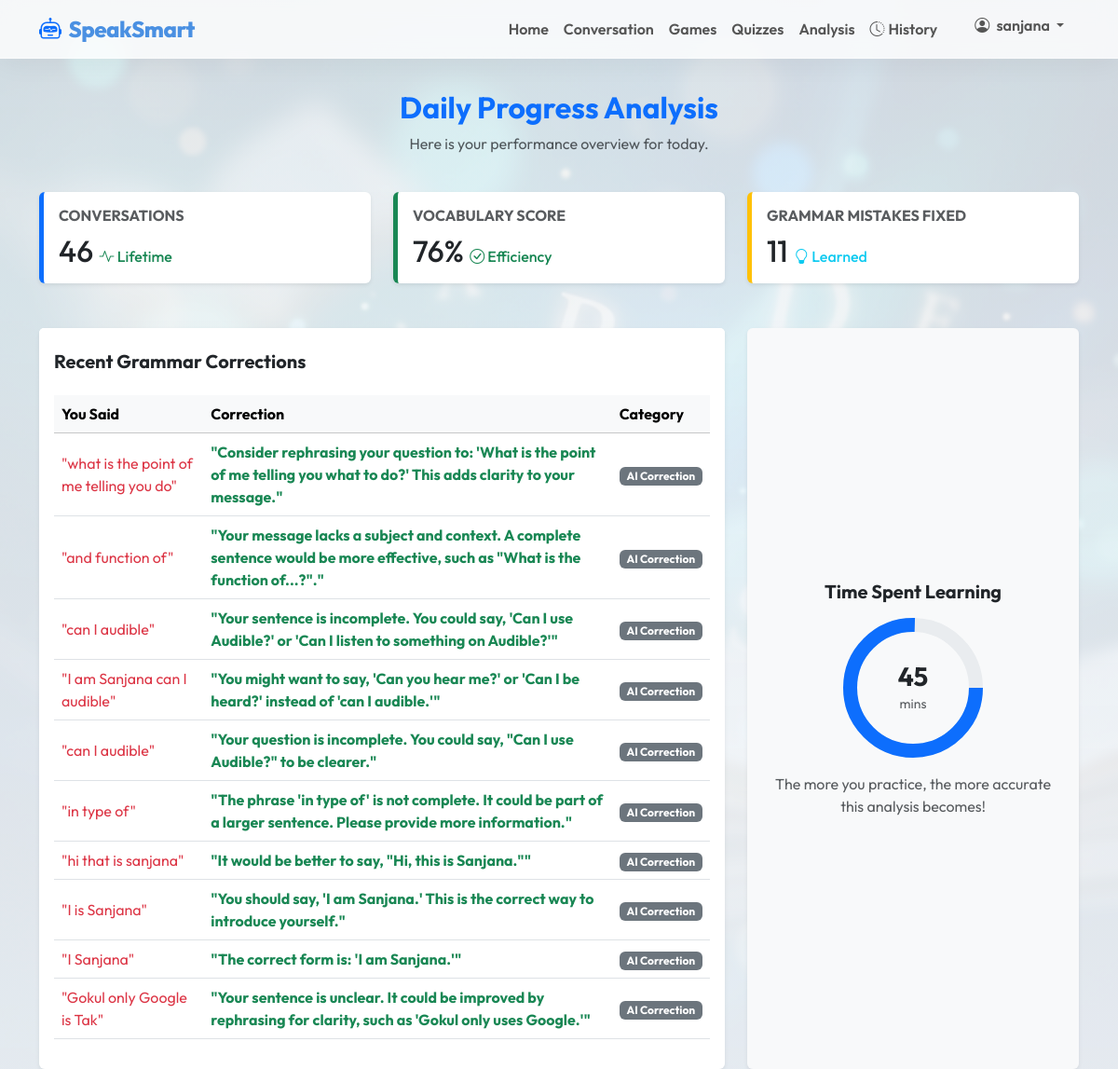
Before: /analysis/ (signed in) with the older database file.
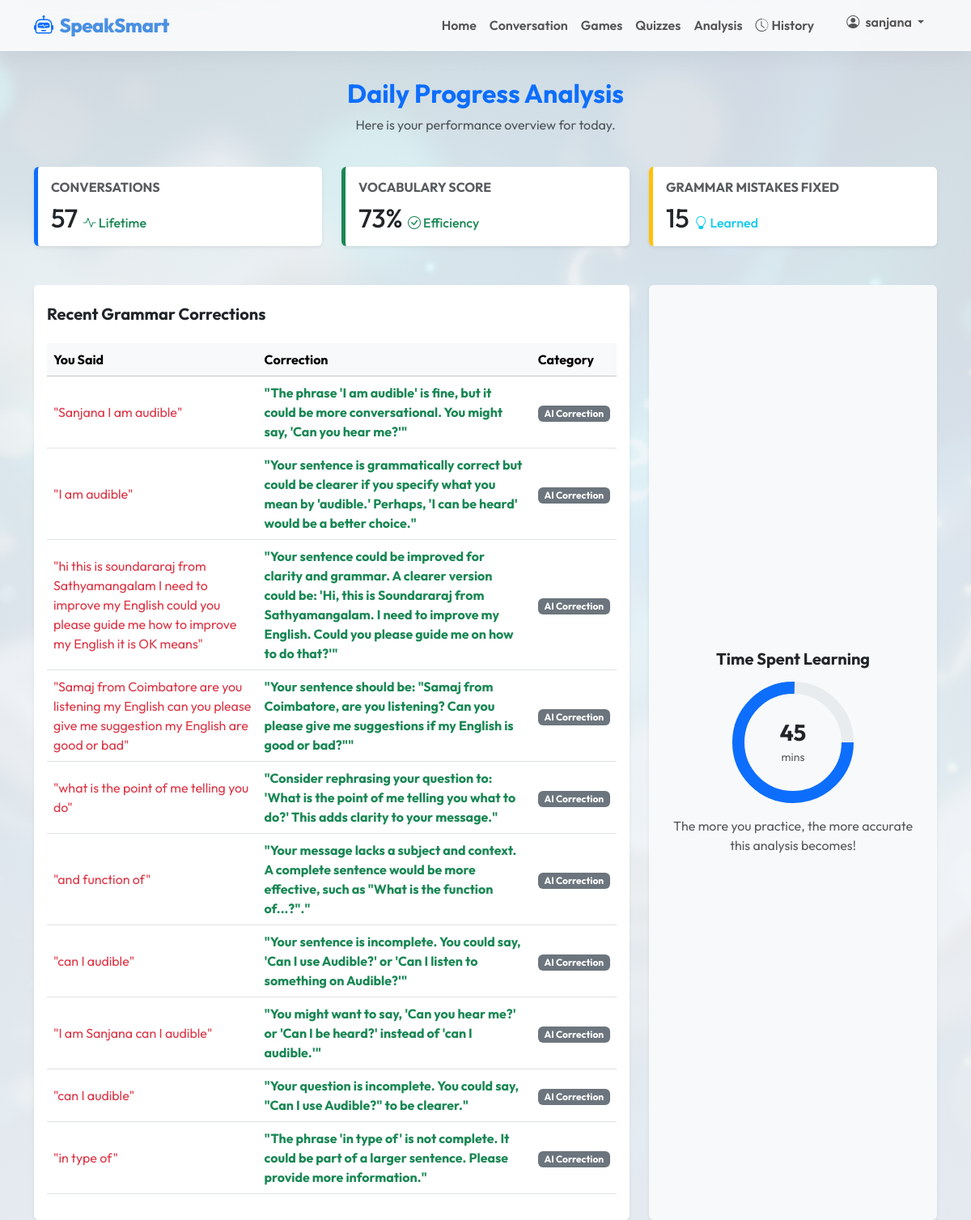
After: the same page with the newer database file.
### core/models.py (models this page shows, shortened)
class UserInteraction(models.Model):
    user = models.ForeignKey(User, on_delete=models.CASCADE)
    timestamp = models.DateTimeField(auto_now_add=True)
    user_text = models.TextField()
    ai_response = models.TextField()
    corrections = models.TextField(default="None")
    is_mistake = models.BooleanField(default=False)

### core/views.py (the view)
# urls.py: path('analysis/', views.analysis, name='analysis'),
@login_required
def analysis(request):
    interactions = UserInteraction.objects.filter(user=request.user).order_by('-timestamp')
    total_conversations = interactions.count()
    mistakes = interactions.filter(is_mistake=True)
    total_mistakes = mistakes.count()
    if total_conversations > 0:
        accuracy = int(((total_conversations - total_mistakes) / total_conversations) * 100)
    else:
        accuracy = 0
    context = {
        'total_conversations': total_conversations,
        'accuracy': accuracy,
        'mistakes_fixed': total_mistakes,
        'mistakes': interactions.filter(is_mistake=True)[:10], # Show last 10 mistakes
    }
    return render(request, 'analysis.html', context)

### templates/analysis.html (shortened to what the changed rows need)
{% extends 'base.html' %}
{% block content %}
<div class="row mb-4">
    <div class="col-12 text-center">
        <h2 class="text-primary fw-bold">Daily Progress Analysis</h2>
    </div>
</div>
<div class="row g-4 mb-5">
    <div class="col-md-4">
        <div class="card shadow-sm border-0 border-start border-primary border-5 h-100">
            <div class="card-body">
                <h6 class="text-uppercase text-muted fw-bold mb-2">Conversations</h6>
                <h2 class="text-dark mb-0">{{ total_conversations }} <small class="fs-6 text-success"><i
                            class="bi bi-activity"></i> Lifetime</small></h2>
            </div>
        </div>
    </div>
    <div class="col-md-4">
        <div class="card shadow-sm border-0 border-start border-success border-5 h-100">
            <div class="card-body">
                <h6 class="text-uppercase text-muted fw-bold mb-2">Vocabulary Score</h6>
                <h2 class="text-dark mb-0">{{ accuracy }}% <small class="fs-6 text-success"><i
                            class="bi bi-check-circle"></i>
                        Efficiency</small></h2>
            </div>
        </div>
    </div>
    <div class="col-md-4">
        <div class="card shadow-sm border-0 border-start border-warning border-5 h-100">
            <div class="card-body">
                <h6 class="text-uppercase text-muted fw-bold mb-2">Grammar Mistakes Fixed</h6>
                <h2 class="text-dark mb-0">{{ mistakes_fixed }} <small class="fs-6 text-info"><i
                            class="bi bi-lightbulb"></i>
                        Learned</small></h2>
            </div>
        </div>
    </div>
</div>
<div class="row g-4">
    <div class="col-md-8">
        <div class="card shadow-sm border-0 h-100">
            <div class="card-body">
                <div class="table-responsive">
                    <table class="table table-hover align-middle">
                        <thead class="table-light">
                            <tr>
                                <th>You Said</th>
                                <th>Correction</th>
                                <th>Category</th>
                            </tr>
                        </thead>
                        <tbody>
                            {% if mistakes %}
                            {% for m in mistakes %}
                            <tr>
                                <td class="text-danger">"{{ m.user_text }}"</td>
                                <td class="text-success fw-bold">"{{ m.corrections }}"</td>
                                <td><span class="badge bg-secondary">AI Correction</span></td>
                            </tr>
                            {% endfor %}
                            {% endif %}
                        </tbody>
                    </table>
                </div>
            </div>
        </div>
    </div>
    <div class="col-md-4">
        <div
            class="card shadow-sm border-0 h-100 bg-light text-center d-flex flex-column justify-content-center align-items-center p-4">
            <div class="position-relative d-inline-block">
                <svg width="150" height="150" viewBox="0 0 100 100" class="d-block mx-auto">
                    <circle cx="50" cy="50" r="45" fill="none" stroke="#e9ecef" stroke-width="10" />
                    <circle cx="50" cy="50" r="45" fill="none" stroke="#0d6efd" stroke-width="10" stroke-dasharray="283"
                        stroke-dashoffset="70" class="text-primary" />
                </svg>
                <div class="position-absolute top-50 start-50 translate-middle">
                    <h3 class="mb-0 fw-bold">45</h3>
                    <small class="text-muted">mins</small>
                </div>
            </div>
        </div>
    </div>
</div>
{% endblock %}

Changed rows visible on the page:
no longer on this page (row unchanged): UserInteraction: user_text "hi that is sanjana", corrections "It would be better to say, \"Hi, this is Sanjana.\""
no longer on this page (row unchanged): UserInteraction: user_text "I is Sanjana", corrections "You should say, 'I am Sanjana.' This is the correct way to introduce yourself."
no longer on this page (row unchanged): UserInteraction: user_text "I Sanjana", corrections "The correct form is: 'I am Sanjana.'"
no longer on this page (row unchanged): UserInteraction: user_text "Gokul only Google is Tak", corrections "Your sentence is unclear. It could be improved by rephrasing for clarity, such as 'Gokul only uses Google.'"
added UserInteraction: user_text "Sanjana I am audible", corrections "The phrase 'I am audible' is fine, but it could be more conversational. You might say, 'Can you hear me?'"
added UserInteraction: user_text "I am audible", corrections "Your sentence is grammatically correct but could be clearer if you specify what you mean by 'audible.' Perhaps, 'I can be heard' would be a better choice."
added UserInteraction: user_text "hi this is soundararaj from Sathyamangalam I need to improve my English could you please guide me how to improve my English it is OK means", corrections "Your sentence could be improved for clarity and grammar. A clearer version could be: 'Hi, this is Soundararaj from Sathyamangalam. I need to improve my English. Could you please guide me on how to do that?'"
added UserInteraction: user_text "Samaj from Coimbatore are you listening my English can you please give me suggestion my English are good or bad", corrections "Your sentence should be: \"Samaj from Coimbatore, are you listening? Can you please give me suggestions if my English is good or bad?\""
Other visible differences:
{{ total_conversations }}: "46" → "57"
{{ accuracy }}: "76" → "73"
{{ mistakes_fixed }}: "11" → "15"
